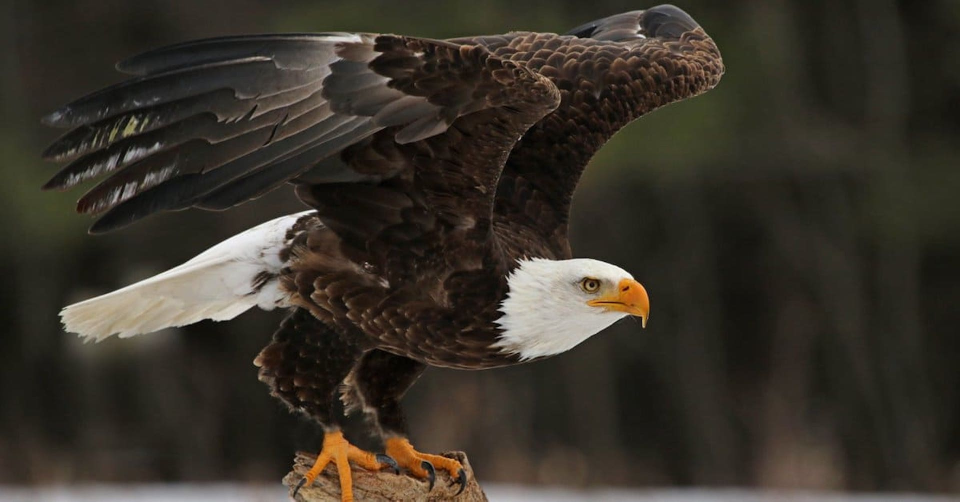
#> input picture Bald-Eagle.jpg, 1920 x 1003 px (shown at 1/2 size)
$ python scribble_art.py
#> lines starting #> are read from the running program, lines starting #| are printed output that depends on the picture; after the words box and inside, x2 and y2 are one past the last pixel; in counts of white or black regions, pixels touching at a corner belong together
import cv2
import numpy as np
import matplotlib.pyplot as plt

# Load the image
img = cv2.imread('Bald-Eagle.jpg')
#> img is the input picture: shape (1003, 1920, 3); mean B, G, R 41.9, 51, 56.5

# Convert the image from RGB to Grayscale
gray_image = cv2.cvtColor(img, cv2.COLOR_BGR2GRAY)
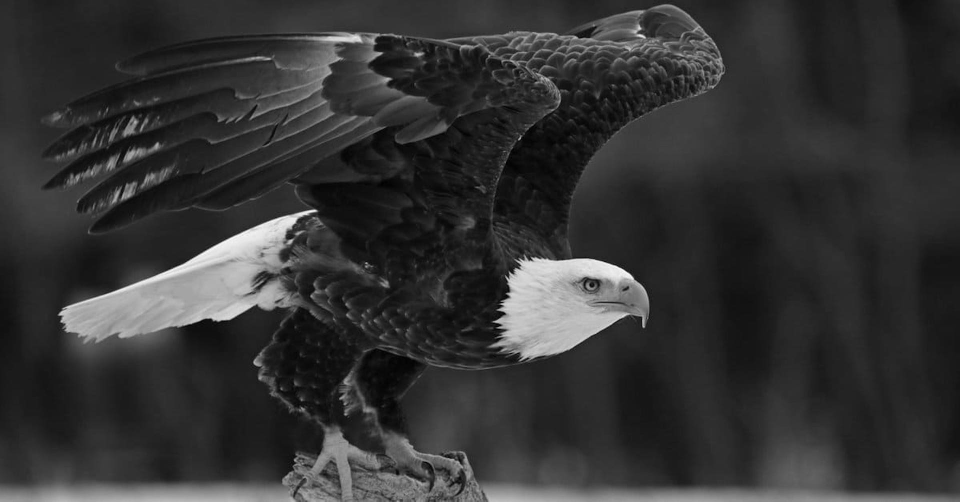
#> gray_image: shape (1003, 1920) (shown at 1/2 size); min 0, max 254, mean 51.6

# Apply median blurring to reduce noise
gray_image = cv2.medianBlur(gray_image, 5)
plt.imshow(gray_image, cmap="gray")
plt.axis('off')
plt.title("After Median Blurring")
plt.show()

# Detect edges using adaptive thresholding
edges = cv2.adaptiveThreshold(gray_image, 255, cv2.ADAPTIVE_THRESH_MEAN_C, cv2.THRESH_BINARY, 9, 9)
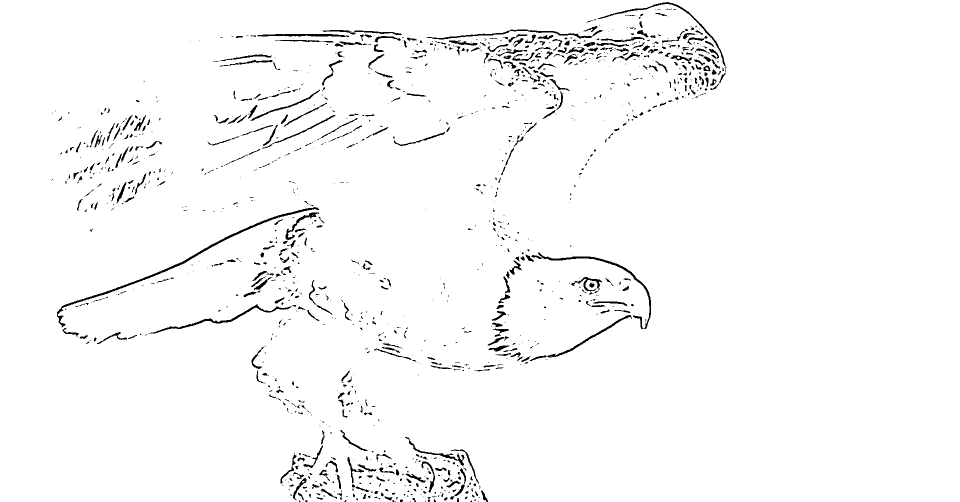
#> edges: shape (1003, 1920) (shown at 1/2 size); 97.5% white; 1295 black regions (854 under 20 px), largest, box (x1, y1, x2, y2) and area: (114, 414, 638, 655) 2573, (1062, 504, 1302, 658) 1513, (299, 608, 593, 668) 1188
plt.imshow(edges, cmap="gray")
plt.axis('off')
plt.title("After Adaptive Thresholding")
plt.show()

# Removing the noise
gray_image=cv2.bilateralFilter(gray_image, 2, 450, 650)
plt.imshow(gray_image, cmap="gray")
plt.axis('off')
plt.title("After Bilateral Filtering")
plt.show()

# Convert the image to color
color = cv2.stylization(img, sigma_s=150, sigma_r=0.25)
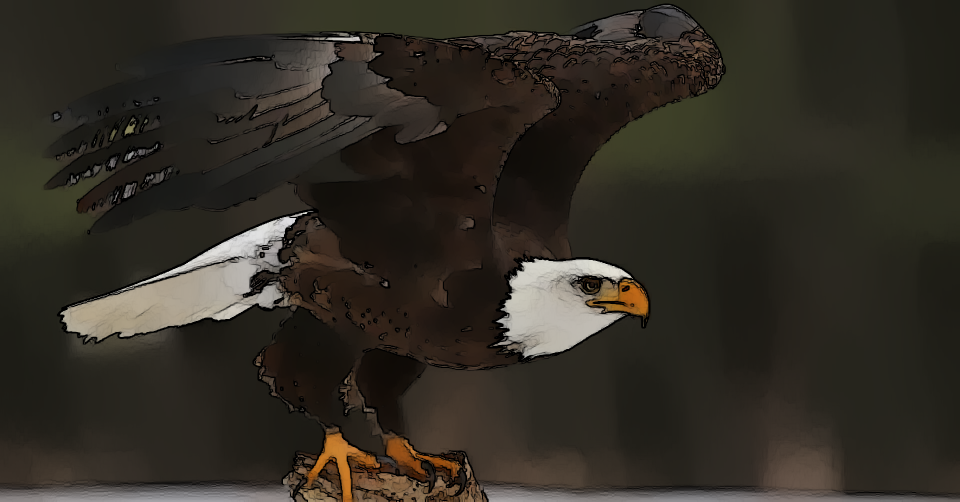
#> color: shape (1003, 1920, 3) (shown at 1/2 size); mean B, G, R 36.5, 44.6, 49.1
plt.imshow(color)
plt.axis('off')
plt.title("After Stylization")
plt.show()

# Clustering the colors
img_new = np.float32(gray_image).reshape(-1,3)
criteria = (cv2.TERM_CRITERIA_EPS + cv2.TERM_CRITERIA_MAX_ITER, 100, 0.2)
K = 5
ret, label, center = cv2.kmeans(img_new, K, None, criteria, 10, cv2.KMEANS_RANDOM_CENTERS)
#> ret = 153250844.2; center = [[117, 117.2, 116.9], [43.34, 43.3, 43.32], [26.77, 26.73, 26.76], [67.66, 67.67, 67.64], [182.2, 182.3, 182.2]]
center = np.uint8(center)
#> center = [[116, 117, 116], [43, 43, 43], [26, 26, 26], [67, 67, 67], [182, 182, 182]]
final_img = center[label.flatten()]
final_img = final_img.reshape(gray_image.shape)
plt.imshow(final_img)
plt.axis('off')
plt.title("After Quantization")
plt.show()


# Display the final image
final=cv2.bitwise_and(final_img,final_img,mask=edges)
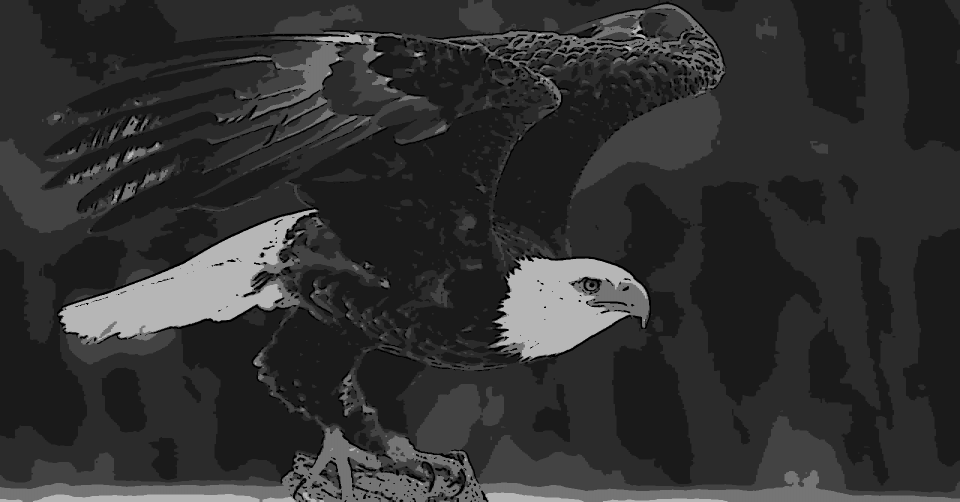
#> final: shape (1003, 1920) (shown at 1/2 size); min 0, max 182, mean 49.2
plt.imshow(final)
plt.axis('off')
plt.show()
